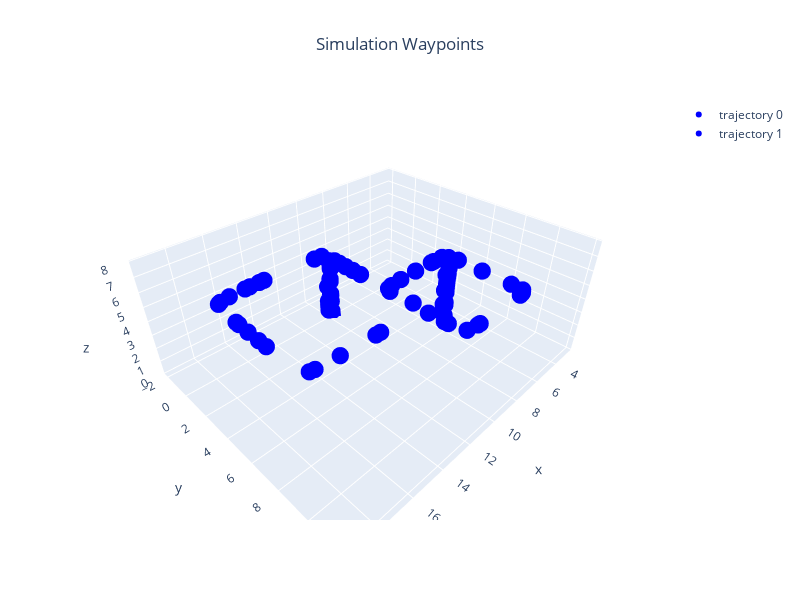

Notebook cell for this chart:
### Markdown cell above
## Print Positions gathered

### Code cell
import numpy as np
from numpy.typing import NDArray
from typing import List
blue_paths:List[NDArray[np.float64]] = []
for sysid,path in blue_gcs.paths.items():
    blue_paths.append(np.array([x for x in path if x is not None]))

markers = [ConfigGazebo.create_trajectory_from_array(array=path,color=Color.BLUE) for path in blue_paths]
Gazebo.plot_3d_interactive(markers=markers,title="Simulation Waypoints",frames=(0.2, 0.2, 0.6),ground=-0.05)

### Figure 1 — Plotly figure (JSON) as saved in the notebook; plotly's stock layout.template omitted (floating-point values rounded to 4 significant figures; data arrays with more than 128 entries replaced by an {"elided": "..."} marker saying what was removed)
{"data": [{"marker": {"color": {"elided": "5289 str values"}, "size": 6}, "mode": "markers", "name": "trajectory 0", "type": "scatter3d", "x": {"elided": "5289 float values"}, "y": {"elided": "5289 float values"}, "z": {"elided": "5289 float values"}}, {"marker": {"color": {"elided": "5148 str values"}, "size": 6}, "mode": "markers", "name": "trajectory 1", "type": "scatter3d", "x": {"elided": "5148 float values"}, "y": {"elided": "5148 float values"}, "z": {"elided": "5148 float values"}}], "layout": {"height": 600, "scene": {"xaxis": {"range": [2.25, 19.78], "title": {"text": "x"}}, "yaxis": {"range": [-2.376, 12.29], "title": {"text": "y"}}, "zaxis": {"range": [-0.05, 8.052], "title": {"text": "z"}}}, "showlegend": true, "title": {"text": "Simulation Waypoints", "x": 0.5, "xanchor": "center"}, "width": 800}}
